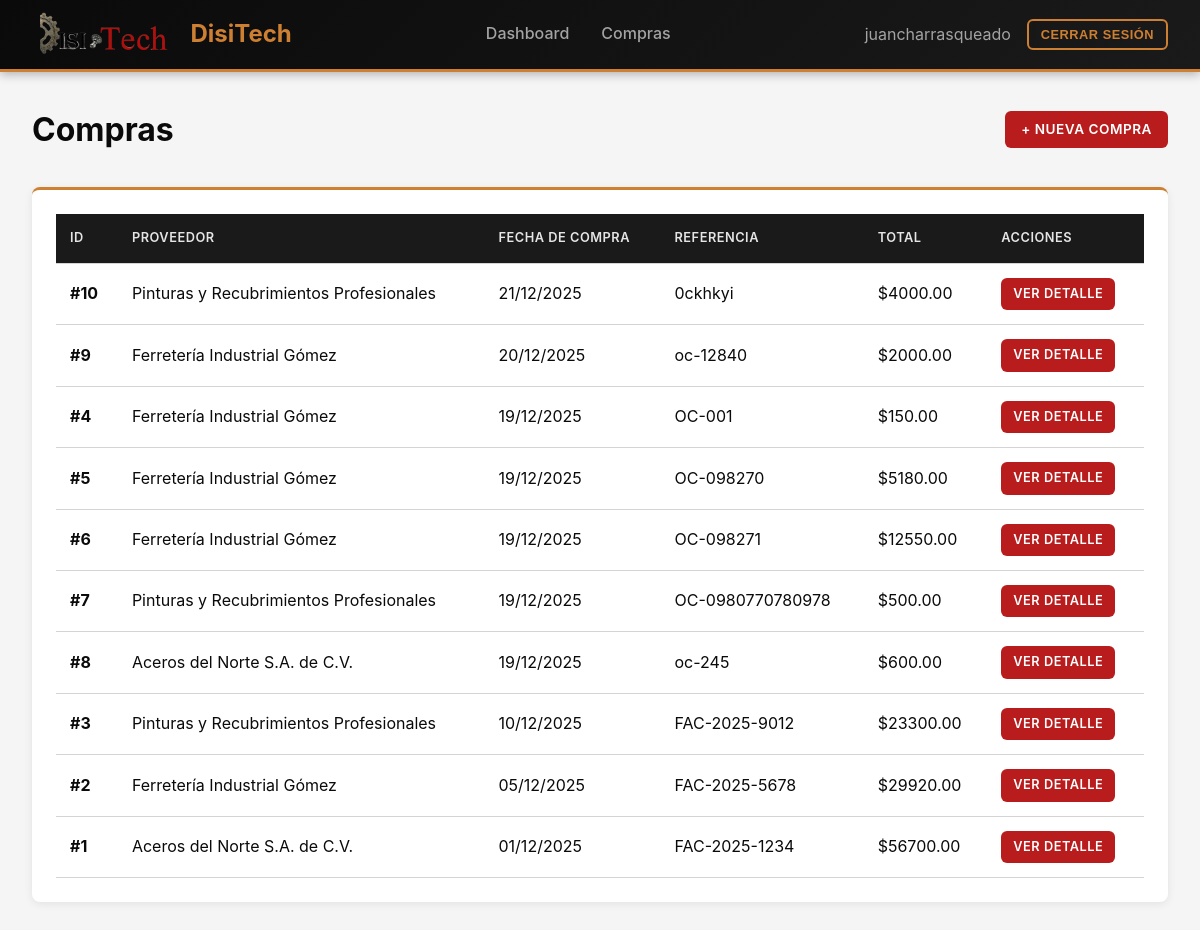
The page /compras/ (signed in) on the database its author committed.
### inventory/models/compras.py (models this page shows, shortened)
class Purchase(models.Model):
    supplier = models.ForeignKey(Supplier, on_delete=models.PROTECT, related_name="purchases")
    purchased_at = models.DateField()
    ref = models.CharField(max_length=80, null=True, blank=True)  # folio/factura/OC
    created_at = models.DateTimeField(auto_now_add=True)

class Supplier(models.Model):
    name = models.CharField(max_length=120, unique=True)

### inventory/views.py (the view)
# urls.py: path("compras/", views.purchase_list, name="purchase_list"),
@login_required
@permission_required('inventory.view_purchase', raise_exception=True)
def purchase_list(request):
    purchases = Purchase.objects.select_related('supplier').prefetch_related('lines').order_by('-purchased_at')
    for purchase in purchases:
        purchase.total = sum(line.qty * line.unit_price for line in purchase.lines.all())
    context = {'purchases': purchases}
    return render(request, 'purchases/list.html', context)

### inventory/context_processors.py (called while the page is built)
def logo_context(request):
    logo_path = os.path.join(settings.MEDIA_ROOT, 'logo.png')
    if os.path.exists(logo_path):
        logo_url = settings.MEDIA_URL + 'logo.png'
    else:
        logo_url = None
    return {'logo_url': logo_url}

### templates/purchases/list.html (shortened to what this page needs)
{% extends 'base.html' %}
{% block content %}
<div style="display: flex; justify-content: space-between; align-items: center; margin-bottom: 2rem;">
    <h1>Compras</h1>
    {% if perms.inventory.add_purchase %}
    <a href="{% url 'purchase_create' %}" class="btn btn-primary">+ Nueva Compra</a>
    {% endif %}
</div>
<div class="card">
    <table>
        <thead>
            <tr>
                <th>ID</th>
                <th>Proveedor</th>
                <th>Fecha de Compra</th>
                <th>Referencia</th>
                <th>Total</th>
                <th>Acciones</th>
            </tr>
        </thead>
        <tbody>
            {% for purchase in purchases %}
            <tr>
                <td><strong>#{{ purchase.id }}</strong></td>
                <td>{{ purchase.supplier.name }}</td>
                <td>{{ purchase.purchased_at|date:"d/m/Y" }}</td>
                <td>{{ purchase.ref|default:"-" }}</td>
                <td>${{ purchase.total|floatformat:2 }}</td>
                <td>
                    <a href="{% url 'purchase_detail' purchase.pk %}" class="btn btn-sm btn-primary">Ver Detalle</a>
                </td>
            </tr>
            {% empty %}
            <tr>
                <td colspan="6" style="text-align: center; padding: 2rem; color: #64748b;">No hay compras registradas</td>
            </tr>
            {% endfor %}
        </tbody>
    </table>
</div>
{% endblock %}

### templates/base.html (shortened to what this page needs)
{% load static %}
<!DOCTYPE html>
<html lang="es">
<head>
</head>
<body>
    {% if user.is_authenticated %}
    <nav class="navbar">
        <a href="{% url 'dashboard' %}" class="navbar-brand">
            {% if logo_url %}
            <img src="{{ logo_url }}" alt="Logo">
            {% endif %}
            <span>DisiTech</span>
        </a>
        <div class="navbar-menu">
            <a href="{% url 'dashboard' %}">Dashboard</a>
            {% if perms.inventory.view_purchase %}
            <a href="{% url 'purchase_list' %}">Compras</a>
            {% endif %}
        </div>
        <div class="navbar-user">
            <span>{{ user.username }}</span>
            <form method="post" action="{% url 'logout' %}" style="display: inline;">
                <button type="submit" class="btn btn-sm btn-outline">Cerrar Sesión</button>
            </form>
        </div>
    </nav>
    {% endif %}
    <main class="container">
        {% block content %}{% endblock %}
    </main>
</body>
</html>

### templates/base.html (style rules this page uses)
* { margin: 0; padding: 0; box-sizing: border-box; }
:root { --primary: #b91c1c; --primary-dark: #991b1b; --copper: #cd7f32; --copper-light: #d4a574; --secondary: #525252; --success: #16a34a; --warning: #ca8a04; --danger: #dc2626; --dark: #0a0a0a; --light: #f5f5f5; --border: #d4d4d4; }
body { font-family: -apple-system, BlinkMacSystemFont, 'Segoe UI', Roboto, 'Helvetica Neue', Arial, sans-serif; background: var(--light); color: var(--dark); line-height: 1.6; }
.navbar { background: linear-gradient(135deg, #0a0a0a 0%, #1a1a1a 100%); box-shadow: 0 2px 10px rgba(0,0,0,0.3); padding: 0.75rem 2rem; display: flex; justify-content: space-between; align-items: center; position: sticky; top: 0; z-index: 100; border-bottom: 3px solid var(--copper); }
.navbar-brand { display: flex; align-items: center; gap: 1rem; font-size: 1.5rem; font-weight: 700; color: var(--copper); text-decoration: none; }
.navbar-brand img { height: 45px; width: auto; }
.navbar-menu { display: flex; gap: 2rem; align-items: center; }
.navbar-menu a { color: #a3a3a3; text-decoration: none; font-weight: 500; transition: all 0.2s; padding: 0.5rem 0; border-bottom: 2px solid transparent; }
.navbar-user { display: flex; align-items: center; gap: 1rem; color: #a3a3a3; }
.btn { padding: 0.5rem 1rem; border: none; border-radius: 0.375rem; font-weight: 600; cursor: pointer; transition: all 0.2s; text-decoration: none; display: inline-block; text-transform: uppercase; font-size: 0.85rem; letter-spacing: 0.5px; }
.btn-primary { background: var(--primary); color: white; }
.btn-outline { background: transparent; border: 2px solid var(--copper); color: var(--copper); }
.btn-sm { padding: 0.375rem 0.75rem; font-size: 0.8rem; }
.container { max-width: 1200px; margin: 2rem auto; padding: 0 2rem; }
.card { background: white; border-radius: 0.5rem; box-shadow: 0 2px 8px rgba(0,0,0,0.08); padding: 1.5rem; margin-bottom: 1.5rem; border-top: 3px solid var(--copper); }
table { width: 100%; border-collapse: collapse; }
th, td { padding: 0.875rem; text-align: left; border-bottom: 1px solid var(--border); }
th { background: #1a1a1a; font-weight: 600; color: #e5e5e5; text-transform: uppercase; font-size: 0.8rem; letter-spacing: 0.5px; }

### rows shown on the page
Purchase: id "10", supplier.name "Pinturas y Recubrimientos Profesionales", purchased_at "21/12/2025", ref "0ckhkyi", total "4000.00"
Purchase: id "9", supplier.name "Ferretería Industrial Gómez", purchased_at "20/12/2025", ref "oc-12840", total "2000.00"
Purchase: id "4", supplier.name "Ferretería Industrial Gómez", purchased_at "19/12/2025", ref "OC-001", total "150.00"
Purchase: id "5", supplier.name "Ferretería Industrial Gómez", purchased_at "19/12/2025", ref "OC-098270", total "5180.00"
Purchase: id "6", supplier.name "Ferretería Industrial Gómez", purchased_at "19/12/2025", ref "OC-098271", total "12550.00"
Purchase: id "7", supplier.name "Pinturas y Recubrimientos Profesionales", purchased_at "19/12/2025", ref "OC-0980770780978", total "500.00"
Purchase: id "8", supplier.name "Aceros del Norte S.A. de C.V.", purchased_at "19/12/2025", ref "oc-245", total "600.00"
Purchase: id "3", supplier.name "Pinturas y Recubrimientos Profesionales", purchased_at "10/12/2025", ref "FAC-2025-9012", total "23300.00"
Purchase: id "2", supplier.name "Ferretería Industrial Gómez", purchased_at "05/12/2025", ref "FAC-2025-5678", total "29920.00"
Purchase: id "1", supplier.name "Aceros del Norte S.A. de C.V.", purchased_at "01/12/2025", ref "FAC-2025-1234", total "56700.00"

### other values the page prints
{{ user.username }} "juancharrasqueado"
